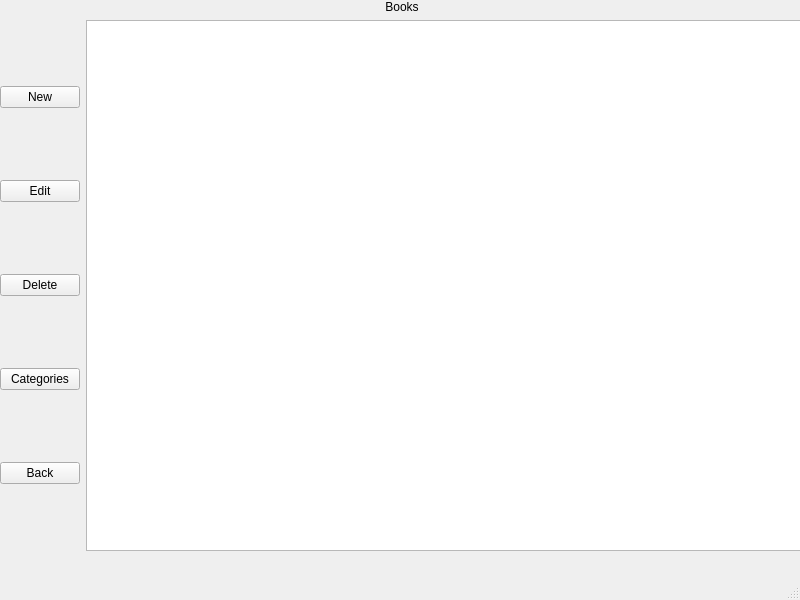
<?xml version="1.0" encoding="UTF-8"?>
<ui version="4.0">
 <class>bookData</class>
 <widget class="QMainWindow" name="bookData">
  <property name="geometry">
   <rect>
    <x>0</x>
    <y>0</y>
    <width>800</width>
    <height>600</height>
   </rect>
  </property>
  <property name="windowTitle">
   <string>MainWindow</string>
  </property>
  <widget class="QWidget" name="centralwidget">
   <widget class="QWidget" name="verticalLayoutWidget">
    <property name="geometry">
     <rect>
      <x>0</x>
      <y>0</y>
      <width>804</width>
      <height>551</height>
     </rect>
    </property>
    <layout class="QVBoxLayout" name="verticalLayout">
     <item>
      <widget class="QLabel" name="label">
       <property name="text">
        <string>Books</string>
       </property>
       <property name="alignment">
        <set>Qt::AlignCenter</set>
       </property>
      </widget>
     </item>
     <item>
      <layout class="QHBoxLayout" name="horizontalLayout">
       <item>
        <layout class="QVBoxLayout" name="verticalLayout_2">
         <item>
          <widget class="QPushButton" name="pushButton_newBook">
           <property name="text">
            <string>New</string>
           </property>
          </widget>
         </item>
         <item>
          <widget class="QPushButton" name="pushButton_modifyBook">
           <property name="text">
            <string>Edit</string>
           </property>
          </widget>
         </item>
         <item>
          <widget class="QPushButton" name="pushButton_deleteBook">
           <property name="text">
            <string>Delete</string>
           </property>
          </widget>
         </item>
         <item>
          <widget class="QPushButton" name="pushButton_Catagoryes">
           <property name="text">
            <string>Categories</string>
           </property>
          </widget>
         </item>
         <item>
          <widget class="QPushButton" name="pushButton_backToMenu">
           <property name="text">
            <string>Back</string>
           </property>
          </widget>
         </item>
        </layout>
       </item>
       <item>
        <widget class="QTableWidget" name="tableWidget">
         <property name="sizePolicy">
          <sizepolicy hsizetype="Expanding" vsizetype="Expanding">
           <horstretch>0</horstretch>
           <verstretch>0</verstretch>
          </sizepolicy>
         </property>
         <property name="minimumSize">
          <size>
           <width>700</width>
           <height>0</height>
          </size>
         </property>
         <property name="sizeAdjustPolicy">
          <enum>QAbstractScrollArea::AdjustToContents</enum>
         </property>
        </widget>
       </item>
      </layout>
     </item>
    </layout>
   </widget>
  </widget>
  <widget class="QMenuBar" name="menubar">
   <property name="geometry">
    <rect>
     <x>0</x>
     <y>0</y>
     <width>800</width>
     <height>21</height>
    </rect>
   </property>
  </widget>
  <widget class="QStatusBar" name="statusbar"/>
 </widget>
 <resources/>
 <connections/>
</ui>
